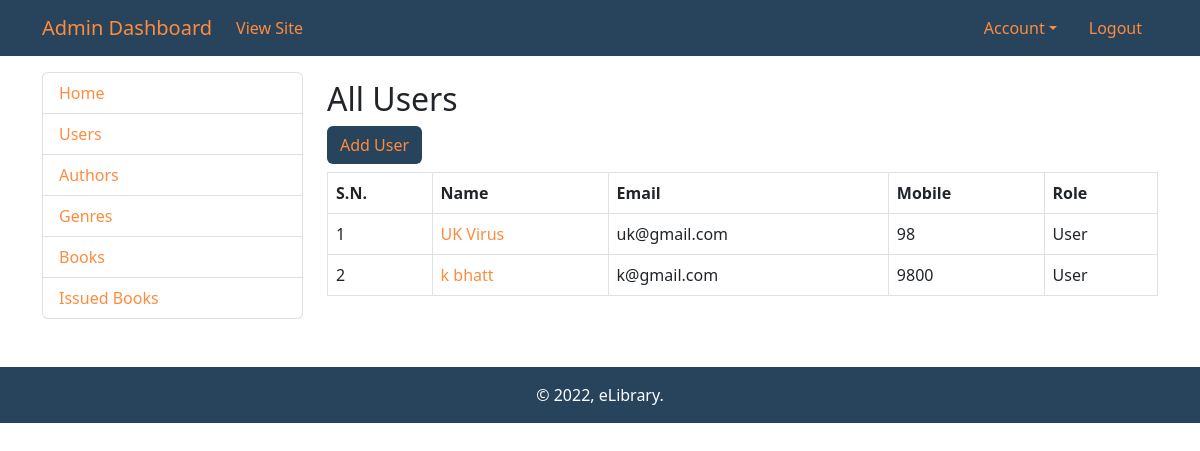
The page /admin/users.php (signed in) on the database its author committed.
### tables this page shows
CREATE TABLE `users` (
  `id` int(11) NOT NULL,
  `name` varchar(200) NOT NULL,
  `email` varchar(100) NOT NULL,
  `password` text NOT NULL,
  `mobile` varchar(13) NOT NULL,
  `address` text NOT NULL,
  `is_admin` int(11) NOT NULL
);

### admin/users.php (the view, shortened to what this page needs)
<?php
include("includes/header.php");
include("includes/navbar.php");
include("includes/conn.php");
?>
<div class="container mt-3">
<div class="row">
<div class="col-3">
<?php include("includes/sidebar.php"); ?>
</div>
<div class="col-9">
	<div class="my-2 h2">
		All Users
	</div>
    <div class="my-2">
        <a href="user.php" class="btn custom-bg">Add User</a>
    </div>
	<table class="table table-bordered">
		<tr>
			<th>S.N.</th>
			<th>Name</th>
			<th>Email</th>
			<th>Mobile</th>
			<th>Role</th>
		</tr>
		<?php
			$current_user = $_SESSION['id'];
			$query = "SELECT * FROM users WHERE id != $current_user";
			$query_run = mysqli_query($conn,$query);
			$count = 1;
			while($row = mysqli_fetch_assoc($query_run)){
		?>
			<tr>
				<td><?php echo $count; ?></td>
				<td>
					<a href="user.php?id=<?php echo $row['id']; ?>">
					<?php echo $row['name']; ?>
					</a>
				</td>
				<td><?php echo $row['email']; ?></td>
				<td><?php echo $row['mobile']; ?></td>
				<td><?php
				if ($row['is_admin'] == 1) {
					echo '<span class="text-success">Admin</span>';
				} else {
					echo 'User';
				}
				?></td>
			</tr>
		<?php
		$count += 1;
		}
		?>
	</table>
</div>
</div>
</div>
<?php
include("includes/footer.php");
?>

### assets/css/main.css (style rules this page uses)
a { color: #FF8B3D !important; text-decoration: none !important; }
.custom-bg { background-color: #27445C !important; }

### rows shown on the page
users: name "UK Virus", email "uk@gmail.com", mobile "98", is_admin "User"
users: name "k bhatt", email "k@gmail.com", mobile "9800", is_admin "User"
